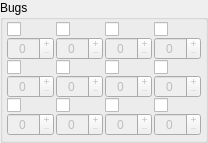
         <widget class="QGroupBox" name="groupBox">
          <property name="title">
           <string>Bugs</string>
          </property>
          <layout class="QGridLayout" name="gridLayout_11">
           <property name="leftMargin">
            <number>4</number>
           </property>
           <property name="topMargin">
            <number>2</number>
           </property>
           <property name="rightMargin">
            <number>4</number>
           </property>
           <property name="bottomMargin">
            <number>4</number>
           </property>
           <property name="horizontalSpacing">
            <number>2</number>
           </property>
           <property name="verticalSpacing">
            <number>0</number>
           </property>
           <item row="0" column="0">
            <widget class="QCheckBox" name="hornetChkBox">
             <property name="toolTip">
              <string>Deku Hornet</string>
             </property>
             <property name="statusTip">
              <string>Deku Hornet</string>
             </property>
             <property name="icon">
              <iconset resource="../resources/resources.qrc">
               <normaloff>:/Bugs/DekuHornet</normaloff>:/Bugs/DekuHornet</iconset>
             </property>
             <property name="iconSize">
              <size>
               <width>48</width>
               <height>48</height>
              </size>
             </property>
            </widget>
           </item>
           <item row="0" column="1">
            <widget class="QCheckBox" name="butterflyChkBox">
             <property name="toolTip">
              <string>Blessed Butterfly</string>
             </property>
             <property name="statusTip">
              <string>Blessed Butterfly</string>
             </property>
             <property name="icon">
              <iconset resource="../resources/resources.qrc">
               <normaloff>:/Bugs/BlessedButterfly</normaloff>:/Bugs/BlessedButterfly</iconset>
             </property>
             <property name="iconSize">
              <size>
               <width>48</width>
               <height>48</height>
              </size>
             </property>
            </widget>
           </item>
           <item row="0" column="2">
            <widget class="QCheckBox" name="dragonflyChkBox">
             <property name="toolTip">
              <string>Gerudo Dragonfly</string>
             </property>
             <property name="statusTip">
              <string>Gerudo Dragonfly</string>
             </property>
             <property name="icon">
              <iconset resource="../resources/resources.qrc">
               <normaloff>:/Bugs/GerudoDragonfly</normaloff>:/Bugs/GerudoDragonfly</iconset>
             </property>
             <property name="iconSize">
              <size>
               <width>48</width>
               <height>48</height>
              </size>
             </property>
            </widget>
           </item>
           <item row="0" column="3">
            <widget class="QCheckBox" name="fireflyChkBox">
             <property name="toolTip">
              <string>Starry Firefly</string>
             </property>
             <property name="statusTip">
              <string>Starry Firefly</string>
             </property>
             <property name="icon">
              <iconset resource="../resources/resources.qrc">
               <normaloff>:/Bugs/StarryFirefly</normaloff>:/Bugs/StarryFirefly</iconset>
             </property>
             <property name="iconSize">
              <size>
               <width>48</width>
               <height>48</height>
              </size>
             </property>
            </widget>
           </item>
           <item row="2" column="0">
            <widget class="QCheckBox" name="rhinoBeetleChkBox">
             <property name="toolTip">
              <string>Woodland Rhino Beetle</string>
             </property>
             <property name="statusTip">
              <string>Woodland Rhino Beetle</string>
             </property>
             <property name="icon">
              <iconset resource="../resources/resources.qrc">
               <normaloff>:/Bugs/WoodlandRhinoBeetle</normaloff>:/Bugs/WoodlandRhinoBeetle</iconset>
             </property>
             <property name="iconSize">
              <size>
               <width>48</width>
               <height>48</height>
              </size>
             </property>
            </widget>
           </item>
           <item row="2" column="1">
            <widget class="QCheckBox" name="ladybugChkBox">
             <property name="toolTip">
              <string>Volcanic Ladybug</string>
             </property>
             <property name="statusTip">
              <string>Volcanic Ladybug</string>
             </property>
             <property name="icon">
              <iconset resource="../resources/resources.qrc">
               <normaloff>:/Bugs/VolcanicLadyBug</normaloff>:/Bugs/VolcanicLadyBug</iconset>
             </property>
             <property name="iconSize">
              <size>
               <width>48</width>
               <height>48</height>
              </size>
             </property>
            </widget>
           </item>
           <item row="2" column="2">
            <widget class="QCheckBox" name="sandCicadaChkBox">
             <property name="toolTip">
              <string>Sand Cicada</string>
             </property>
             <property name="statusTip">
              <string>Sand Cicada</string>
             </property>
             <property name="icon">
              <iconset resource="../resources/resources.qrc">
               <normaloff>:/Bugs/SandCicada</normaloff>:/Bugs/SandCicada</iconset>
             </property>
             <property name="iconSize">
              <size>
               <width>48</width>
               <height>48</height>
              </size>
             </property>
            </widget>
           </item>
           <item row="2" column="3">
            <widget class="QCheckBox" name="stagBeetleChkBox">
             <property name="toolTip">
              <string>Sky Stag Beetle</string>
             </property>
             <property name="statusTip">
              <string>Sky Stag Beetle</string>
             </property>
             <property name="icon">
              <iconset resource="../resources/resources.qrc">
               <normaloff>:/Bugs/SkyStagBeetle</normaloff>:/Bugs/SkyStagBeetle</iconset>
             </property>
             <property name="iconSize">
              <size>
               <width>48</width>
               <height>48</height>
              </size>
             </property>
            </widget>
           </item>
           <item row="5" column="0">
            <widget class="QCheckBox" name="grasshopperChkBox">
             <property name="toolTip">
              <string>Faron Grasshopper</string>
             </property>
             <property name="statusTip">
              <string>Faron Grasshopper</string>
             </property>
             <property name="text">
              <string/>
             </property>
             <property name="icon">
              <iconset resource="../resources/resources.qrc">
               <normaloff>:/Bugs/FaronGrasshopper</normaloff>:/Bugs/FaronGrasshopper</iconset>
             </property>
             <property name="iconSize">
              <size>
               <width>48</width>
               <height>48</height>
              </size>
             </property>
            </widget>
           </item>
           <item row="5" column="1">
            <widget class="QCheckBox" name="mantisChkBox">
             <property name="toolTip">
              <string>Skyloft Mantis</string>
             </property>
             <property name="statusTip">
              <string>Skyloft Mantis</string>
             </property>
             <property name="icon">
              <iconset resource="../resources/resources.qrc">
               <normaloff>:/Bugs/LoftMantis</normaloff>:/Bugs/LoftMantis</iconset>
             </property>
             <property name="iconSize">
              <size>
               <width>48</width>
               <height>48</height>
              </size>
             </property>
            </widget>
           </item>
           <item row="5" column="2">
            <widget class="QCheckBox" name="antChkBox">
             <property name="toolTip">
              <string>Lanayru Ant</string>
             </property>
             <property name="statusTip">
              <string>Lanayru Ant</string>
             </property>
             <property name="icon">
              <iconset resource="../resources/resources.qrc">
               <normaloff>:/Bugs/LanayruAnt</normaloff>:/Bugs/LanayruAnt</iconset>
             </property>
             <property name="iconSize">
              <size>
               <width>48</width>
               <height>48</height>
              </size>
             </property>
            </widget>
           </item>
           <item row="5" column="3">
            <widget class="QCheckBox" name="eldinRollerChkBox">
             <property name="toolTip">
              <string>Eldin Roller</string>
             </property>
             <property name="statusTip">
              <string>Eldin Roller</string>
             </property>
             <property name="text">
              <string/>
             </property>
             <property name="icon">
              <iconset resource="../resources/resources.qrc">
               <normaloff>:/Bugs/EldinRoller</normaloff>:/Bugs/EldinRoller</iconset>
             </property>
             <property name="iconSize">
              <size>
               <width>48</width>
               <height>48</height>
              </size>
             </property>
            </widget>
           </item>
           <item row="1" column="0">
            <widget class="QSpinBox" name="hornetSpinBox">
             <property name="enabled">
              <bool>false</bool>
             </property>
             <property name="alignment">
              <set>Qt::AlignCenter</set>
             </property>
             <property name="buttonSymbols">
              <enum>QAbstractSpinBox::PlusMinus</enum>
             </property>
             <property name="maximum">
              <number>127</number>
             </property>
            </widget>
           </item>
           <item row="1" column="1">
            <widget class="QSpinBox" name="butterflySpinBox">
             <property name="enabled">
              <bool>false</bool>
             </property>
             <property name="alignment">
              <set>Qt::AlignCenter</set>
             </property>
             <property name="buttonSymbols">
              <enum>QAbstractSpinBox::PlusMinus</enum>
             </property>
             <property name="maximum">
              <number>127</number>
             </property>
            </widget>
           </item>
           <item row="1" column="2">
            <widget class="QSpinBox" name="dragonflySpinBox">
             <property name="enabled">
              <bool>false</bool>
             </property>
             <property name="alignment">
              <set>Qt::AlignCenter</set>
             </property>
             <property name="buttonSymbols">
              <enum>QAbstractSpinBox::PlusMinus</enum>
             </property>
             <property name="maximum">
              <number>127</number>
             </property>
            </widget>
           </item>
           <item row="1" column="3">
            <widget class="QSpinBox" name="fireflySpinBox">
             <property name="enabled">
              <bool>false</bool>
             </property>
             <property name="frame">
              <bool>true</bool>
             </property>
             <property name="alignment">
              <set>Qt::AlignCenter</set>
             </property>
             <property name="buttonSymbols">
              <enum>QAbstractSpinBox::PlusMinus</enum>
             </property>
             <property name="maximum">
              <number>127</number>
             </property>
            </widget>
           </item>
           <item row="3" column="0">
            <widget class="QSpinBox" name="rhinoBeetleSpinBox">
             <property name="enabled">
              <bool>false</bool>
             </property>
             <property name="alignment">
              <set>Qt::AlignCenter</set>
             </property>
             <property name="buttonSymbols">
              <enum>QAbstractSpinBox::PlusMinus</enum>
             </property>
             <property name="maximum">
              <number>127</number>
             </property>
            </widget>
           </item>
           <item row="3" column="1">
            <widget class="QSpinBox" name="ladybugSpinBox">
             <property name="enabled">
              <bool>false</bool>
             </property>
             <property name="alignment">
              <set>Qt::AlignCenter</set>
             </property>
             <property name="buttonSymbols">
              <enum>QAbstractSpinBox::PlusMinus</enum>
             </property>
             <property name="maximum">
              <number>127</number>
             </property>
            </widget>
           </item>
           <item row="3" column="2">
            <widget class="QSpinBox" name="sandCicadaSpinBox">
             <property name="enabled">
              <bool>false</bool>
             </property>
             <property name="alignment">
              <set>Qt::AlignCenter</set>
             </property>
             <property name="buttonSymbols">
              <enum>QAbstractSpinBox::PlusMinus</enum>
             </property>
             <property name="maximum">
              <number>127</number>
             </property>
            </widget>
           </item>
           <item row="6" column="0">
            <widget class="QSpinBox" name="grasshopperSpinBox">
             <property name="enabled">
              <bool>false</bool>
             </property>
             <property name="alignment">
              <set>Qt::AlignCenter</set>
             </property>
             <property name="buttonSymbols">
              <enum>QAbstractSpinBox::PlusMinus</enum>
             </property>
             <property name="maximum">
              <number>127</number>
             </property>
            </widget>
           </item>
           <item row="6" column="1">
            <widget class="QSpinBox" name="mantisSpinBox">
             <property name="enabled">
              <bool>false</bool>
             </property>
             <property name="alignment">
              <set>Qt::AlignCenter</set>
             </property>
             <property name="buttonSymbols">
              <enum>QAbstractSpinBox::PlusMinus</enum>
             </property>
             <property name="maximum">
              <number>127</number>
             </property>
            </widget>
           </item>
           <item row="6" column="2">
            <widget class="QSpinBox" name="antSpinBox">
             <property name="enabled">
              <bool>false</bool>
             </property>
             <property name="alignment">
              <set>Qt::AlignCenter</set>
             </property>
             <property name="buttonSymbols">
              <enum>QAbstractSpinBox::PlusMinus</enum>
             </property>
             <property name="maximum">
              <number>127</number>
             </property>
            </widget>
           </item>
           <item row="3" column="3">
            <widget class="QSpinBox" name="stagBeetleSpinBox">
             <property name="enabled">
              <bool>false</bool>
             </property>
             <property name="alignment">
              <set>Qt::AlignCenter</set>
             </property>
             <property name="buttonSymbols">
              <enum>QAbstractSpinBox::PlusMinus</enum>
             </property>
             <property name="maximum">
              <number>127</number>
             </property>
            </widget>
           </item>
           <item row="6" column="3">
            <widget class="QSpinBox" name="eldinRollerSpinBox">
             <property name="enabled">
              <bool>false</bool>
             </property>
             <property name="maximumSize">
              <size>
               <width>16777215</width>
               <height>16777215</height>
              </size>
             </property>
             <property name="frame">
              <bool>true</bool>
             </property>
             <property name="alignment">
              <set>Qt::AlignCenter</set>
             </property>
             <property name="buttonSymbols">
              <enum>QAbstractSpinBox::PlusMinus</enum>
             </property>
             <property name="maximum">
              <number>127</number>
             </property>
            </widget>
           </item>
          </layout>
         </widget>
